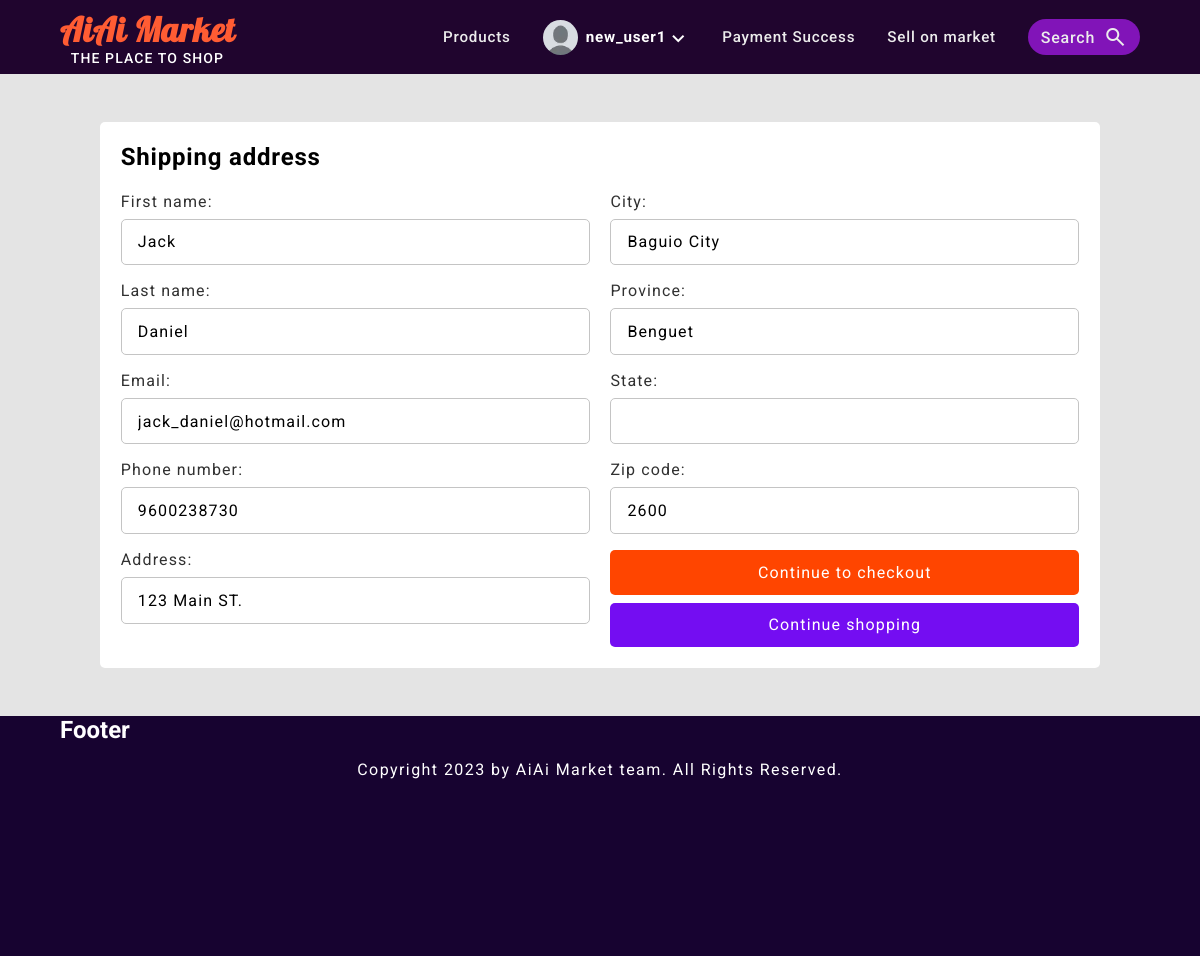
The page /shipping/address/ (signed in) on the database as committed earlier.
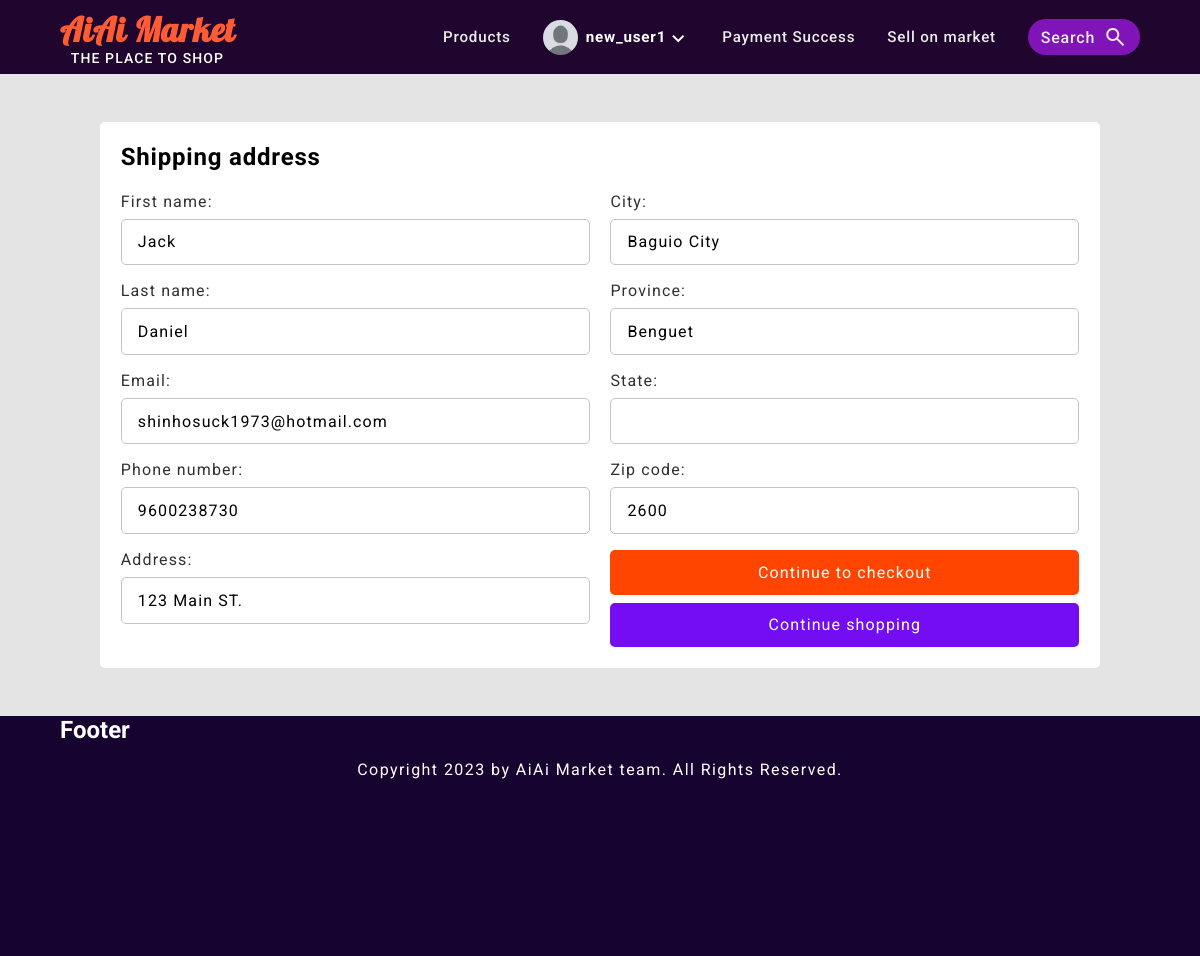
The same page on the database as committed later.
### products/models.py (models this page shows, shortened)
class ShippingAddress(models.Model):
    id = models.UUIDField(
        primary_key=True,
        default=uuid.uuid4,
        editable=False
    )
    customer = models.ForeignKey(User, on_delete=models.CASCADE, null=True, blank=True)
    first_name = models.CharField(max_length=100)
    last_name = models.CharField(max_length= 100)
    email = models.EmailField(max_length=100)
    phone_number = models.IntegerField()
    address = models.CharField(max_length=1000)
    city = models.CharField(max_length=100)
    province = models.CharField(max_length=100, null=True, blank=True)
    state = models.CharField(max_length=100, null=True, blank=True)
    zip_code = models.IntegerField()
    class Meta:
        verbose_name_plural = 'Addresses'

### products/views.py (the view, shortened to what this page needs)
# urls.py: path('shipping/address/', customer_address_view, name='shipping-address'),
@login_required
def customer_address_view(request):
    instance = ShippingAddress.objects.filter(customer=request.user).first()
    form = ShippingAddressForm(instance=instance)
    context = {'form': form}
    return render(request, 'products/address.html', context)

### products/forms.py
class ShippingAddressForm(forms.ModelForm):
    class Meta:
        model = ShippingAddress
        fields = [
            'first_name',
            'last_name',
            'email',
            'phone_number',
            'address',
            'city',
            'province',
            'state',
            'zip_code'
        ]

### templates/products/address.html (shortened to what this page needs)
{% extends 'index.html' %}
{% block content %}
<div class="shipping-address-form-wrapper">
    <form class="shipping-address-form" action="" method="POST">
        <h2 class="shipping-address-form-header">Shipping address</h2>
        <div class="address-inputs">
            <div class="address-first-name">
                {{ form.first_name.label_tag }}
                {{ form.first_name }}
            </div>
            <div class="address-last-name">
                {{ form.last_name.label_tag }}
                {{ form.last_name }}
            </div>
            <div class="address-email">
                {{ form.email.label_tag }}
                {{ form.email }}
            </div>
            <div class="address-phone-number">
                {{ form.phone_number.label_tag }}
                {{ form.phone_number }}
            </div>
            <div class="address-address-input">
                {{ form.address.label_tag }}
                {{ form.address }}
            </div>
        </div>
        <div class="address-inputs">
            <div class="address-city">
                {{ form.city.label_tag }}
                {{ form.city }}
            </div>
            <div class="address-province">
                {{ form.province.label_tag }}
                {{ form.province }}
            </div>
            <div class="address-state">
                {{ form.state.label_tag }}
                {{ form.state }}
            </div>
            <div class="address-zip_code">
                {{ form.zip_code.label_tag }}
                {{ form.zip_code }}
            </div>
            <div class="address-btns">
                <button type="submit">Continue to checkout</button>
                <a href="{% url 'products:product-list' %}">Continue shopping</a>
            </div>
        </div>
    </form>
</div>
{% endblock content %}

Rows that differ between the two databases and show on the page:
changed ShippingAddress "Jack": email "jack_daniel@hotmail.com" → "shinhosuck1973@hotmail.com"
